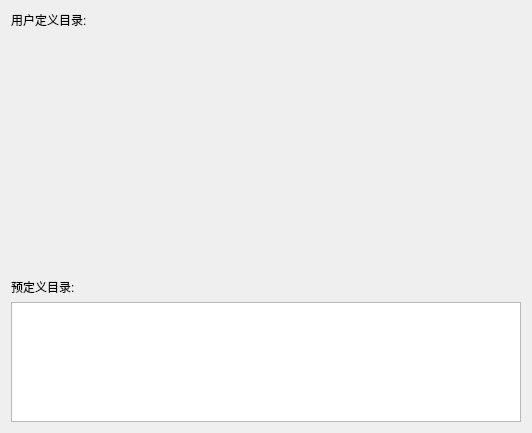
<?xml version="1.0" encoding="UTF-8"?>
<ui version="4.0">
 <class>WaresSearchPathsWidget</class>
 <widget class="QWidget" name="WaresSearchPathsWidget">
  <property name="geometry">
   <rect>
    <x>0</x>
    <y>0</y>
    <width>532</width>
    <height>433</height>
   </rect>
  </property>
  <property name="windowTitle">
   <string notr="true"/>
  </property>
  <layout class="QVBoxLayout" name="verticalLayout" stretch="0,1,0,0,1">
   <item>
    <widget class="QLabel" name="label">
     <property name="sizePolicy">
      <sizepolicy hsizetype="Preferred" vsizetype="Fixed">
       <horstretch>0</horstretch>
       <verstretch>0</verstretch>
      </sizepolicy>
     </property>
     <property name="text">
      <string>用户定义目录:</string>
     </property>
    </widget>
   </item>
   <item>
    <widget class="openfluid::ui::common::PathsManagementWidget" name="UserPathsWidget" native="true"/>
   </item>
   <item>
    <spacer name="verticalSpacer">
     <property name="orientation">
      <enum>Qt::Vertical</enum>
     </property>
     <property name="sizeType">
      <enum>QSizePolicy::Fixed</enum>
     </property>
     <property name="sizeHint" stdset="0">
      <size>
       <width>20</width>
       <height>3</height>
      </size>
     </property>
    </spacer>
   </item>
   <item>
    <widget class="QLabel" name="label_2">
     <property name="text">
      <string>预定义目录:</string>
     </property>
    </widget>
   </item>
   <item>
    <widget class="QListWidget" name="PredefListWidget">
     <property name="sizePolicy">
      <sizepolicy hsizetype="Expanding" vsizetype="Maximum">
       <horstretch>0</horstretch>
       <verstretch>0</verstretch>
      </sizepolicy>
     </property>
     <property name="maximumSize">
      <size>
       <width>16777215</width>
       <height>120</height>
      </size>
     </property>
    </widget>
   </item>
  </layout>
 </widget>
 <customwidgets>
  <customwidget>
   <class>openfluid::ui::common::PathsManagementWidget</class>
   <extends>QWidget</extends>
   <header location="global">openfluid/ui/common/PathsManagementWidget.hpp</header>
   <container>1</container>
  </customwidget>
 </customwidgets>
 <resources/>
 <connections/>
</ui>
